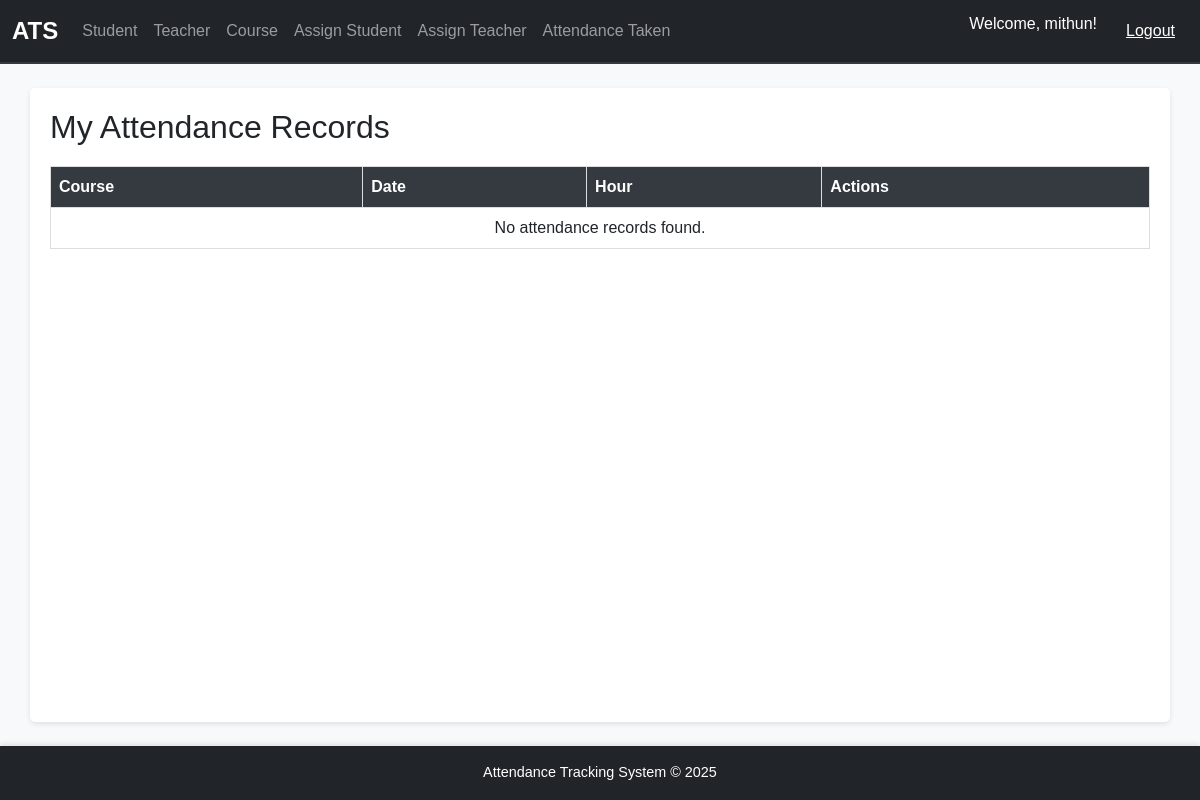
Page /teacher/attendance/ (signed in) on the earlier database version.
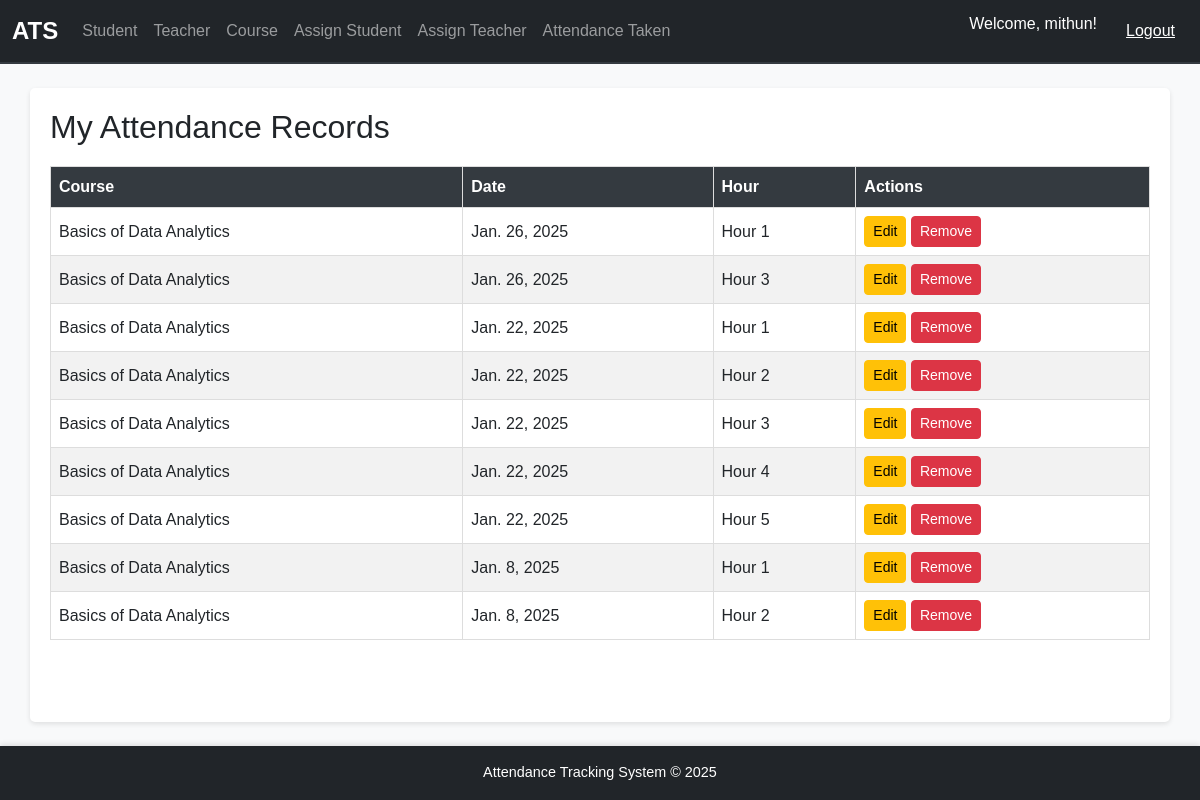
Same page on the later database version.
### attendance/models.py (models this page shows, shortened)
class HourDateCourse(models.Model):
    HOUR_CHOICES = [
        (1, 'Hour 1'),
        (2, 'Hour 2'),
        (3, 'Hour 3'),
        (4, 'Hour 4'),
        (5, 'Hour 5'),
    ]
    course = models.ForeignKey("Course", on_delete=models.CASCADE)
    teacher = models.ForeignKey("Teacher", on_delete=models.CASCADE)
    date = models.DateField()
    hour = models.PositiveSmallIntegerField(choices=HOUR_CHOICES)  # Restrict to valid choices
    year = models.PositiveIntegerField(editable=False)  # Year is non-editable
    class Meta:
        unique_together = ('course', 'date', 'hour')  # Ensure only one teacher can mark attendance

class Course(models.Model):
    SEMESTER_CHOICES = [
        ('1', 'First Semester'),
        ('2', 'Second Semester'),
        ('3', 'Third Semester'),
        ('4', 'Fourth Semester'),
        ('5', 'Fifth Semester'),
        ('6', 'Sixth Semester'),
        ('7', 'Seventh Semester'),
        ('8', 'Eighth Semester'),
    ]
    name = models.CharField(max_length=100)
    code = models.CharField(max_length=20)
    semester = models.CharField(max_length=1, choices=SEMESTER_CHOICES)
    credits = models.IntegerField()
    department = models.ForeignKey(Department, on_delete=models.CASCADE)

### attendance/views.py (the view)
# urls.py: path('teacher/attendance/', views.teacher_attendance_list, name='teacher_attendance_list'),
@login_required
def teacher_attendance_list(request):
    if not hasattr(request.user, 'teacher'):
        messages.error(request, "You are not authorized to access this page.")
        return redirect('home')
    teacher = request.user.teacher  # Get the Teacher instance linked to the user
    attendance_records = HourDateCourse.objects.filter(teacher=teacher).order_by('-date')
    context = {
        'attendance_records': attendance_records,
    }
    return render(request, 'attendance/teacher_attendance_list.html', context)

### attendance/context_processors.py (called while the page is built)
def is_hod(request):
    return {'is_hod': request.user.groups.filter(name='HoD').exists()}

### attendance/templates/attendance/teacher_attendance_list.html (shortened to what this page needs)
{% extends 'base.html' %}
{% block content %}
    <h2>My Attendance Records</h2>
    <table>
        <thead>
            <tr>
                <th>Course</th>
                <th>Date</th>
                <th>Hour</th>
                <th>Actions</th>
            </tr>
        </thead>
        <tbody>
            {% for record in attendance_records %}
                <tr>
                    <td>{{ record.course.name }}</td>
                    <td>{{ record.date }}</td>
                    <td>Hour {{ record.hour }}</td>
                    <td>
                        <a href="{% url 'edit_attendance' record.id %}" class="btn btn-warning btn-sm">Edit</a>
                        <a href="{% url 'remove_attendance' record.id %}" class="btn btn-danger btn-sm" onclick="return confirm('Are you sure you want to remove this record?')">Remove</a>
                    </td>
                </tr>
            {% empty %}
                <tr>
                    <td colspan="4" class="text-center">No attendance records found.</td>
                </tr>
            {% endfor %}
        </tbody>
    </table>
{% endblock %}

### templates/base.html (shortened to what this page needs)
{% load static %}
<!DOCTYPE html>
<html lang="en">
<head>
    <link href="https://cdn.jsdelivr.net/npm/bootstrap@5.3.0/dist/css/bootstrap.min.css" rel="stylesheet">
    <link rel="stylesheet" href="{% static 'base.css' %}">
</head>
<body>
    <nav class="navbar navbar-expand-lg navbar-dark bg-dark">
        <div class="container-fluid">
            <a class="navbar-brand" href="{% url 'index' %}">ATS</a>
            <div class="collapse navbar-collapse" id="navbarNav">
                <ul class="navbar-nav me-auto">
                    <li class="nav-item">
                        <a class="nav-link" href="{% url 'student_list' %}">Student</a>
                    </li>
                    <li class="nav-item">
                        <a class="nav-link" href="{% url 'teacher_list' %}">Teacher</a>
                    </li>
                    <li class="nav-item">
                        <a class="nav-link" href="{% url 'course_list' %}">Course</a>
                    </li>
                    {% if is_hod %}
                        <li class="nav-item">
                            <a class="nav-link" href="{% url 'student_course_assign' %}">Assign Student</a>
                        </li>
                        <li class="nav-item">
                            <a class="nav-link" href="{% url 'teacher_course_assign' %}">Assign Teacher</a>
                        </li>
                    {% endif %}
                    <li class="nav-item">
                        <a class="nav-link" href="{% url 'teacher_attendance_list' %}">Attendance Taken</a>
                    </li>
                </ul>
                {% if user.is_authenticated %}
                <ul class="navbar-nav">
                    <li class="nav-item">
                        <span class="navbar-text text-white me-3">Welcome, {{ user.username }}!</span>
                    </li>
                    <li>
                        <a href="{% url 'logout' %}"><button type="button" class="btn btn-link text-white">Logout</button></a>
                    </li>
                </ul>
                {% else %}
                <ul class="navbar-nav">
                    <li class="nav-item">
                        <a class="nav-link" href="#">Login</a>
                    </li>
                </ul>
                {% endif %}
            </div>
        </div>
    </nav>
    <div class="container mt-4">
        {% block content %}{% endblock %}
    </div>
    <footer class="bg-dark text-white text-center py-3 mt-4">
        <p class="mb-0">Attendance Tracking System &copy; 2025</p>
    </footer>
</body>
</html>

### static/base.css (style rules this page uses)
html, body { font-family: 'Arial', sans-serif; background-color: #f8f9fa; color: #212529; height: 100%; margin: 0; display: flex; flex-direction: column; }
.navbar { border-bottom: 2px solid #343a40; }
.navbar-brand { font-weight: bold; font-size: 1.5rem; }
.nav-item .nav-link { font-size: 1rem; padding: 0.5rem 1rem; transition: color 0.2s ease-in-out; }
footer { background-color: #343a40; color: #ffffff; font-size: 0.9rem; text-align: center; padding: 10px 0; box-shadow: 0 -2px 5px rgba(0, 0, 0, 0.1); }
.container { flex: 1; background-color: #ffffff; border-radius: 5px; box-shadow: 0 2px 5px rgba(0, 0, 0, 0.1); padding: 20px; }
table { width: 100%; border-collapse: collapse; margin: 20px 0; }
table th, table td { border: 1px solid #ddd; padding: 8px; text-align: left; }
table th { background-color: #343a40; color: #ffffff; }
table tr:nth-child(even) { background-color: #f2f2f2; }
.text-center { text-align: center; }
.mt-4 { margin-top: 1.5rem; }

Differences in the rows shown:
added HourDateCourse: course.name "Basics of Data Analytics", date "Jan. 26, 2025", hour "1"
added HourDateCourse: course.name "Basics of Data Analytics", date "Jan. 26, 2025", hour "3"
added HourDateCourse: course.name "Basics of Data Analytics", date "Jan. 22, 2025", hour "1"
added HourDateCourse: course.name "Basics of Data Analytics", date "Jan. 22, 2025", hour "2"
added HourDateCourse: course.name "Basics of Data Analytics", date "Jan. 22, 2025", hour "3"
added HourDateCourse: course.name "Basics of Data Analytics", date "Jan. 22, 2025", hour "4"
added HourDateCourse: course.name "Basics of Data Analytics", date "Jan. 22, 2025", hour "5"
added HourDateCourse: course.name "Basics of Data Analytics", date "Jan. 8, 2025", hour "1"
added HourDateCourse: course.name "Basics of Data Analytics", date "Jan. 8, 2025", hour "2"
Other differences:
text no longer shown: "No attendance records found."
